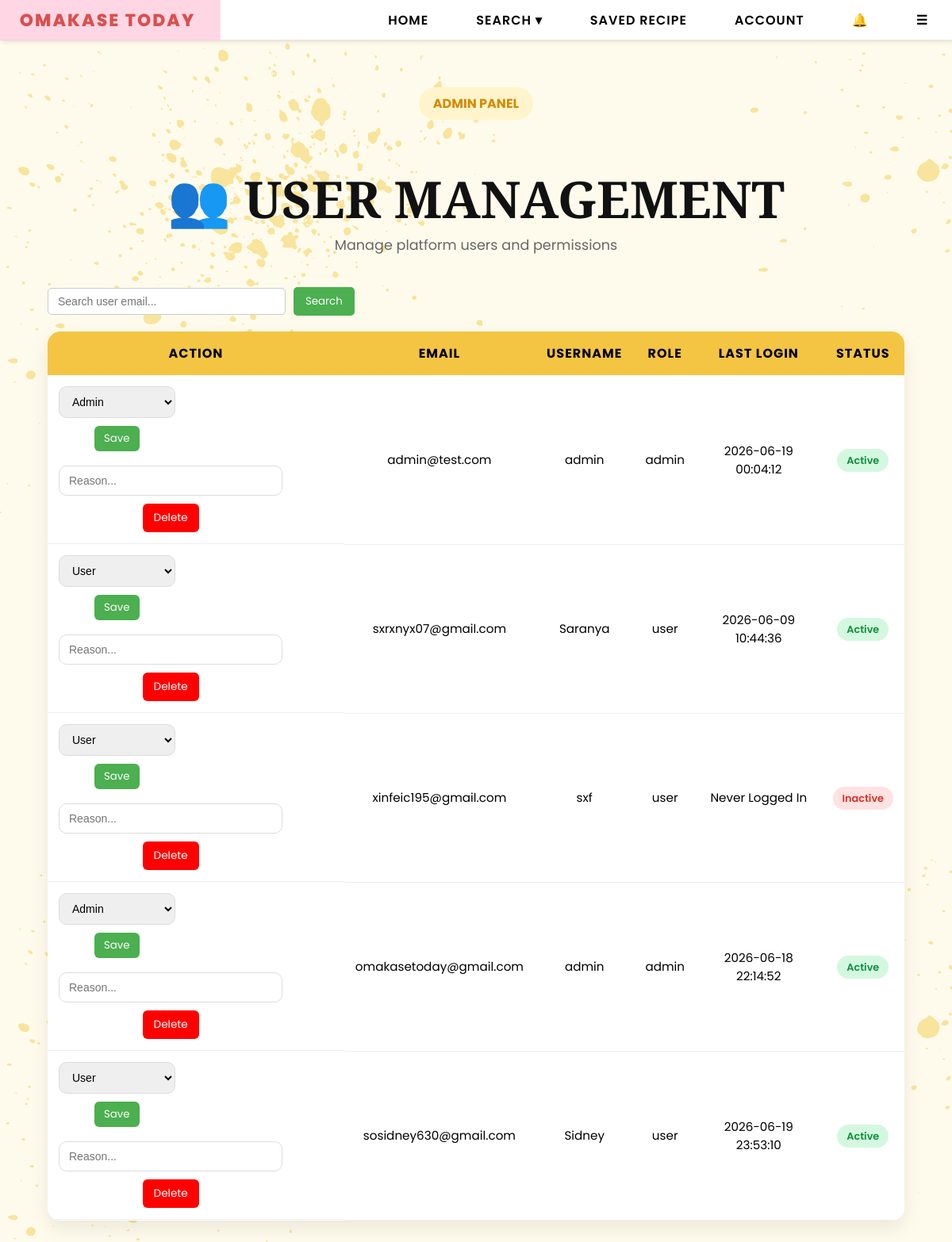
Before: /admin/users (signed in) with the older database file.
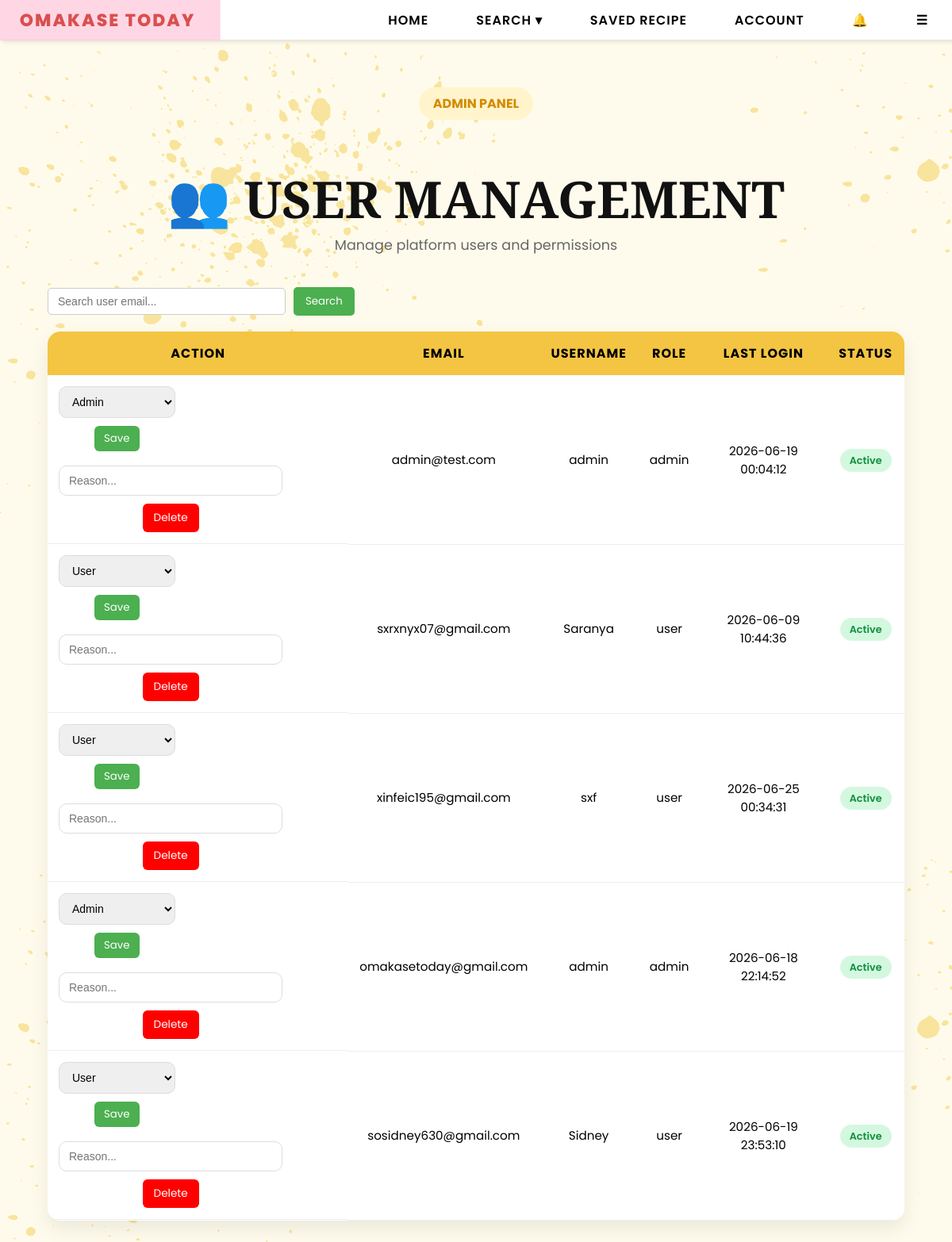
After: the same page with the newer database file.
### tables this page shows
CREATE TABLE users (
        email TEXT PRIMARY KEY,
        username TEXT,
        password TEXT,
        bio TEXT,
        profile_pic TEXT,
        role TEXT DEFAULT 'user'
    , reset_token TEXT, reset_used INTEGER DEFAULT 0, reset_viewed INTEGER DEFAULT 0, last_login TEXT);

### app.py (the view)
@app.route("/admin/users")
def admin_users():
    if session.get("role") != "admin":
        return "403 Forbidden"
    conn = sqlite3.connect(DB_PATH)
    c = conn.cursor()
    c.execute("""
        SELECT email,
            username,
            role,
            last_login
        FROM users
    """)
    users = c.fetchall()
    conn.close()
    six_months_ago = (
            datetime.now() - timedelta(days=180)
        )
    processed_users = []
    for user in users:
        status = "Inactive"
        if user[3]:
            try:
                last_login = datetime.strptime(
                    user[3],
                    "%Y-%m-%d %H:%M:%S"
                )
                if last_login > six_months_ago:
                    status = "Active"
            except:
                status = "Inactive"
        processed_users.append(
            (
                user[0],  # email
                user[1],  # username
                user[2],  # role
                user[3],  # last_login
                status    # active/inactive
            )
        )
    return render_template(
        "admin_users.html",
        users=processed_users
    )

### templates/admin_users.html (shortened to what this page needs)
{% extends "base.html" %}
{% block content %}
<div class="admin-users-wrapper">
    <div class="page-hero">
        <span class="hero-tag">
            ADMIN PANEL
        </span>
        <h1 class="page-title">
            👥 USER MANAGEMENT
        </h1>
        <p class="page-subtitle">
            Manage platform users and permissions
        </p>
    </div>
    <div class="admin-controls">
        <input type="text" id="userSearch" class="search-input"
            placeholder="Search user email...">
        <button onclick="filterUsers()" class="search-btn">
            Search
        </button>
    </div>
    <table class="users-table">
        <thead>
            <tr>
                <th>ACTION</th>
                <th>EMAIL</th>
                <th>USERNAME</th>
                <th>ROLE</th>
                <th>LAST LOGIN</th>
                <th>STATUS</th>
            </tr>
        </thead>
        <tbody id="userBody">
            {% for u in users %}
            <tr>
                <td style="display:flex; gap:8px; flex-wrap:wrap;">
                    <form action="/admin/users/update/{{ u[0] }}" method="POST">
                        <select name="role">
                            <option value="user" {% if u[2]=='user' %}selected{% endif %}>User</option>
                            <option value="admin" {% if u[2]=='admin' %}selected{% endif %}>Admin</option>
                        </select>
                        <button type="submit" class="update-btn">Save</button>
                    </form>
                    <form action="/admin/delete/{{ u[0] }}" method="POST"
                          onsubmit="return confirmDelete(this)">
                        <input type="text" name="reason"
                               placeholder="Reason..."
                               required
                               class="reason-input">
                        <button type="submit" class="delete-btn">
                            Delete
                        </button>
                    </form>
                </td>
                <td>{{ u[0] }}</td>
                <td>{{ u[1] }}</td>
                <td>{{ u[2] }}</td>
                <td>
                    {% if u[3] %}
                        {{ u[3] }}
                    {% else %}
                        Never Logged In
                    {% endif %}
                </td>
                <td>
                    <span class="
                        status-badge
                        {% if u[4] == 'Active' %}
                            active-status
                        {% else %}
                            inactive-status
                        {% endif %}
                    ">
                        {{ u[4] }}
                    </span>
                </td>
            </tr>
            {% endfor %}
        </tbody>
    </table>
</div>
{% endblock %}

### templates/base.html (shortened to what this page needs)
<!DOCTYPE html>
<html lang="en">
<head>
    <link rel="stylesheet" href="{{ url_for('static', filename='css/style.css') }}">
</head>
<body>
<nav>
    <ul>
        <li><a href="{{ url_for('home') }}">Omakase Today</a></li>
        <li class="hideOnMobile"><a href="{{ url_for('home') }}">HOME</a></li>
        <li class="hideOnMobile dropdown">
            <a href="javascript:void(0)" class="dropbtn">SEARCH ▾</a>
        </li>
        <li class="hideOnMobile"><a href="{{ url_for('saved_recipes') }}">SAVED RECIPE</a></li>
        <li class="hideOnMobile"><a href="{{ url_for('profile') }}">ACCOUNT</a></li>
        <li class="notif-wrapper">
            <a href="#" class="notif-icon" onclick="toggleNotif(event)">
                🔔
            </a>
        </li>
        <li class="menu-button" onclick=showSidebar()><a href="#">☰</a></li>
    </ul>
</nav>
{% block content %}{% endblock %}
</body>
</html>

Changed rows visible on the page:
changed users "xinfeic195@gmail.com": last_login (not shown) → "2026-06-25 00:34:31"; u "Inactive" → "Active"; no longer shows "Never Logged In"
